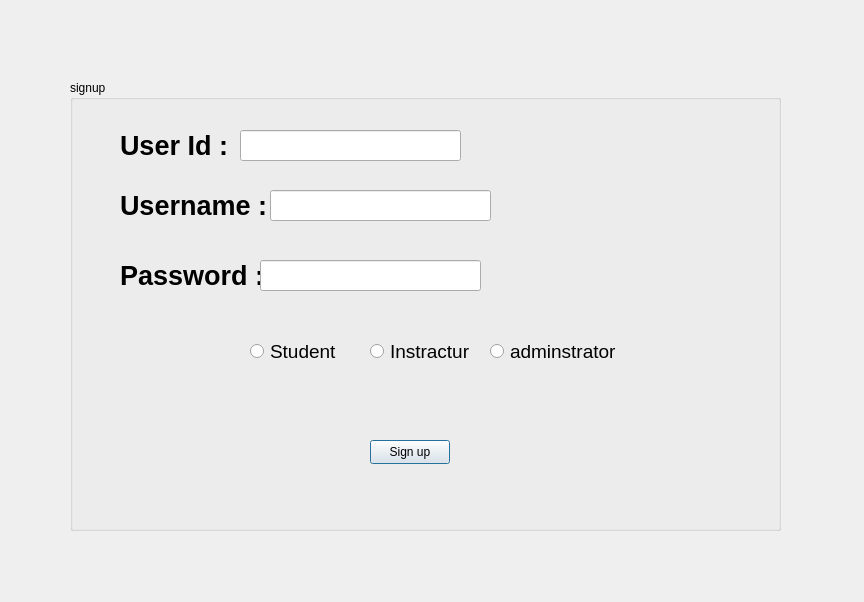
<?xml version="1.0" encoding="UTF-8"?>
<ui version="4.0">
 <class>Dialog</class>
 <widget class="QDialog" name="Dialog">
  <property name="geometry">
   <rect>
    <x>0</x>
    <y>0</y>
    <width>864</width>
    <height>602</height>
   </rect>
  </property>
  <property name="windowTitle">
   <string>Dialog</string>
  </property>
  <widget class="QGroupBox" name="groupBox">
   <property name="geometry">
    <rect>
     <x>70</x>
     <y>80</y>
     <width>711</width>
     <height>451</height>
    </rect>
   </property>
   <property name="title">
    <string>signup</string>
   </property>
   <widget class="QPushButton" name="signUp">
    <property name="geometry">
     <rect>
      <x>300</x>
      <y>360</y>
      <width>80</width>
      <height>24</height>
     </rect>
    </property>
    <property name="text">
     <string>Sign up</string>
    </property>
   </widget>
   <widget class="QLabel" name="label">
    <property name="geometry">
     <rect>
      <x>50</x>
      <y>100</y>
      <width>151</width>
      <height>51</height>
     </rect>
    </property>
    <property name="font">
     <font>
      <pointsize>20</pointsize>
      <bold>true</bold>
     </font>
    </property>
    <property name="text">
     <string>Username : </string>
    </property>
   </widget>
   <widget class="QLabel" name="label_2">
    <property name="geometry">
     <rect>
      <x>50</x>
      <y>170</y>
      <width>161</width>
      <height>51</height>
     </rect>
    </property>
    <property name="font">
     <font>
      <pointsize>20</pointsize>
      <bold>true</bold>
     </font>
    </property>
    <property name="text">
     <string>Password : </string>
    </property>
   </widget>
   <widget class="QRadioButton" name="student">
    <property name="geometry">
     <rect>
      <x>180</x>
      <y>260</y>
      <width>101</width>
      <height>22</height>
     </rect>
    </property>
    <property name="font">
     <font>
      <pointsize>14</pointsize>
     </font>
    </property>
    <property name="text">
     <string>Student</string>
    </property>
   </widget>
   <widget class="QRadioButton" name="instractur">
    <property name="geometry">
     <rect>
      <x>300</x>
      <y>260</y>
      <width>111</width>
      <height>22</height>
     </rect>
    </property>
    <property name="font">
     <font>
      <pointsize>14</pointsize>
     </font>
    </property>
    <property name="text">
     <string>Instractur</string>
    </property>
   </widget>
   <widget class="QRadioButton" name="admin">
    <property name="geometry">
     <rect>
      <x>420</x>
      <y>260</y>
      <width>141</width>
      <height>22</height>
     </rect>
    </property>
    <property name="font">
     <font>
      <pointsize>14</pointsize>
     </font>
    </property>
    <property name="text">
     <string>adminstrator</string>
    </property>
   </widget>
   <widget class="QLabel" name="label_3">
    <property name="geometry">
     <rect>
      <x>50</x>
      <y>40</y>
      <width>141</width>
      <height>51</height>
     </rect>
    </property>
    <property name="font">
     <font>
      <pointsize>20</pointsize>
      <bold>true</bold>
     </font>
    </property>
    <property name="text">
     <string>User Id : </string>
    </property>
   </widget>
   <widget class="QLineEdit" name="userId">
    <property name="geometry">
     <rect>
      <x>170</x>
      <y>50</y>
      <width>221</width>
      <height>31</height>
     </rect>
    </property>
   </widget>
   <widget class="QLineEdit" name="userName">
    <property name="geometry">
     <rect>
      <x>200</x>
      <y>110</y>
      <width>221</width>
      <height>31</height>
     </rect>
    </property>
   </widget>
   <widget class="QLineEdit" name="password">
    <property name="geometry">
     <rect>
      <x>190</x>
      <y>180</y>
      <width>221</width>
      <height>31</height>
     </rect>
    </property>
   </widget>
  </widget>
 </widget>
 <resources/>
 <connections/>
</ui>
